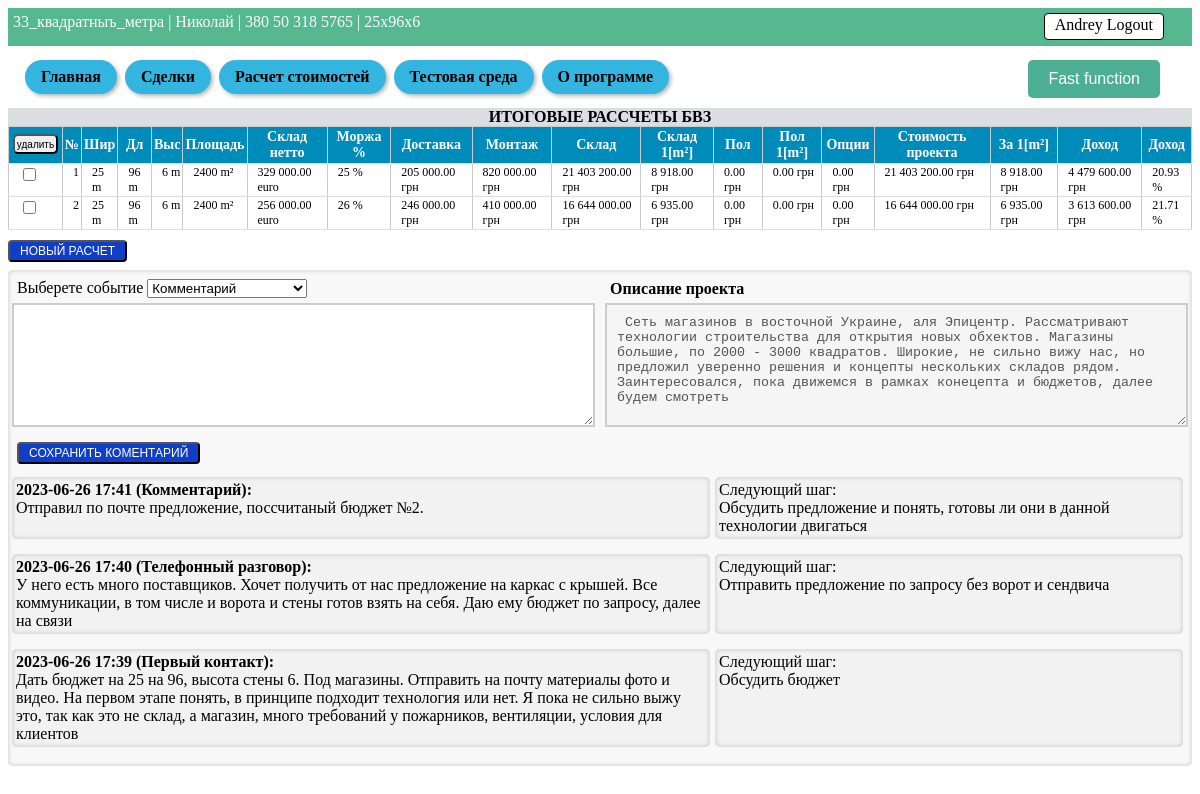
Page /lead/33_квадратныъ_метра (signed in) on the committed database.
### tables this page shows
CREATE TABLE lead (id integer PRIMARY KEY AUTOINCREMENT, unique_ID TEXT, company text NOT NULL, name text NOT NULL, phone text NOT NULL, mail text NOT NULL, project text NOT NULL, amount_calc INTEGER DEFAULT (0), job_title text NOT NULL, price text NOT NULL, profit text NOT NULL, user_email TEXT, product TEXT, comments_history TEXT, event TEXT, Layout BLOB, Offers BLOB, description TEXT);

CREATE TABLE users (
id integer PRIMARY KEY AUTOINCREMENT,
name text NOT NULL,
email text NOT NULL,
psw text NOT NULL
);

CREATE TABLE my_warehouse (id integer PRIMARY KEY AUTOINCREMENT, lead_ID INTEGER, unique_ID TEXT, user_email TEXT, client TEXT, project TEXT DEFAULT (False), selected TEXT, width INTEGER DEFAULT (False), length INTEGER DEFAULT (False), height INTEGER DEFAULT (False), area INTEGER DEFAULT (False), volume INTEGER DEFAULT (False), product TEXT, temperature TEXT DEFAULT (False), price_warehouse INTEGER DEFAULT (False), price_VAT INTEGER DEFAULT (0), price_customs INTEGER DEFAULT (0), price_delivery INTEGER DEFAULT (False), price_building INTEGER DEFAULT (False), price_foundation INTEGER DEFAULT (0), price_light INTEGER DEFAULT (0), price_rack INTEGER DEFAULT (0), price_cubic_meters REAL DEFAULT (0), price_square_meters REAL DEFAULT (0), price_project INTEGER DEFAULT (0), percent_w INTEGER, percent_f INTEGER, percent_o INTEGER, cost_price INTEGER DEFAULT (False), price_selling_EU INTEGER DEFAULT (False), price_selling_UA INTEGER DEFAULT (0), profit_EU INTEGER DEFAULT (0), profit_UA INTEGER DEFAULT (0), exchange_rates_from INTEGER, exchange_rates_TO INTEGER, cost_square_meters_EU INTEGER DEFAULT (0), cost_cubic_meters_EU INTEGER DEFAULT (0), cost_square_meters_UA INTEGER DEFAULT (0), cost_cubic_meters_UA INTEGER DEFAULT (0), profit_percent INTEGER DEFAULT (0), dimension_found TEXT, area_found INTEGER DEFAULT (0), price_sq_met_found INTEGER DEFAULT (0), cost_foundation INTEGER DEFAULT (0), cost_option INTEGER DEFAULT (0), cost_sq_met_found INTEGER DEFAULT (0), final_price_UA INTEGER DEFAULT (0), final_profit_UA INTEGER DEFAULT (0), final_profit_percent INTEGER DEFAULT (0), final_cost_sq_m_pr INTEGER, comments TEXT DEFAULT no_comments, S_panel TEXT, H_skate INTEGER);

### Saleshelp.py (the view, shortened to what this page needs)
@app.route("/lead/<alias>", methods=["POST", "GET"])
def show_info_lead(alias):
    dbase = FDataBase(get_db())
    current_lead = dbase.get_lead(alias, current_user.get_user_email())
    project_folder = os.path.join('Project_OFFERS', current_lead['company'])
    description = current_lead['description']
    try:
        files_layout = os.listdir(project_folder + '/Layout')
    except FileNotFoundError:
        files_layout = []
    try:
        files_offer = os.listdir(project_folder + '/Offers')
    except FileNotFoundError:
        files_offer = []
    if current_lead['comments_history']:
        history_comments = current_lead['comments_history'].split(' $END_COMMENTS$ \n')
        history_event = current_lead['event'].split(' $END_EVENT$ \n')
    else:
        history_comments = []
        history_event = []
    if not current_lead:
        abort(404)
    print(dict(request.form))
    title_table_calc_BVZ, value_table_calc_BVZ = view_table_warehouse(dbase, current_user, current_lead,
                                                                      'show_info_lead')
    value_table_calc_BVZ = [list(record.values()) for record in value_table_calc_BVZ]
    history_comments.reverse()
    history_event.reverse()
    history_lead = list(zip(history_comments, history_event))
    return render_template('lead.html', menu=menu, title=current_lead['company'], current_lead=current_lead,
                           title_table_calc_BVZ=title_table_calc_BVZ,
                           value_table_calc_BVZ=value_table_calc_BVZ,
                           history_lead=history_lead,
                           files_layout=files_layout,
                           files_offer=files_offer,
                           description=description,
                           )

### Saleshelp.py (called while the page is built)
def connect_db():
    conn = sqlite3.connect(app.config['DATABASE'])
    conn.row_factory = sqlite3.Row
    return conn

def get_db():
    if not hasattr(g, 'link_db'):
        g.link_db = connect_db()
    return g.link_db

@login_manager.user_loader
def load_user(user_id):
    dbase = FDataBase(get_db())
    return UserLogin().fromDB(user_id, dbase)

### Utils/FDataBase.py (called while the page is built)
    def get_info_records(self, name_tabl, user_email, *args):
        query = ''
        if len(args) > 0:
            for column, value in args:
                query += f" AND {column} = '{value}' AND "
            query = query.rstrip(' AND')
        sql = f"SELECT * FROM {name_tabl} WHERE user_email = '{user_email}'{query}"
        try:
            self.__cur.execute(sql)
            res = self.__cur.fetchall()
            if res:
                return res
        except:
            print("Ошибка чтения из БД")
        return []

    def get_lead(self, alias, user):
        try:
            self.__cur.execute(f"SELECT * FROM lead WHERE company = '{alias}' AND user_email = '{user}'")
            res = self.__cur.fetchone()
            if res:
                return res
        except sqlite3.Error as e:
            print("Ошибка получения лида из БД " + str(e))
        return False, False

    def get_user(self, user_id):
        try:
            self.__cur.execute(f"SELECT * FROM users WHERE id = {user_id} LIMIT 1")
            res = self.__cur.fetchone()
            if not res:
                print("Пользователь не найден")
                return False
            return res
        except sqlite3.Error as e:
            print("Ошибка получения данных из БД " + str(e))
        return False

    def check_records(self, name_table):
        try:
            check = self.__cur.execute(f"SELECT EXISTS(SELECT 1 FROM {name_table} LIMIT 1);")
            check = check.fetchone()[0]
            return check
        except sqlite3.Error as e:
            print("Ошибка проверки записей в таблице " + str(e))
            return False

### Utils/UserLogin.py (called while the page is built)
    def fromDB(self, user_id, db):
        self.__user = db.get_user(user_id)
        return self

    def get_user_name(self):
        return str(self.__user['name'])

    def get_user_email(self):
        return str(self.__user['email'])

### Utils/View_final_calculation.py (called while the page is built)
def format_price(price):
    return '{:,.2f}'.format(price).replace(',', " ")

### templates/lead.html (shortened to what this page needs)
{% extends 'base.html' %}
{% block information %}
{{ current_lead.company }} | {{ current_lead.name }} | {{ current_lead.phone }} | {{ current_lead.project }}
<a href="{{url_for('logout')}}" class="button-logout">{{ current_user.get_user_name() }} Logout </a>
{% endblock %}
{% block content %}
{% block view_calculations %}
<form action="{{url_for('show_info_lead', alias=current_lead.company)}}" method="POST">
    <table id="my-table">
        <b class="title-final-cost">ИТОГОВЫЕ РАССЧЕТЫ БВЗ</b>
        <tr>
            <th class="button-delete-lead-th">
                <input type="submit" name="button-delete-calc" value="удалить" class="button-delete-lead">
            </th>
            <th>№</th>
            {% for t in title_table_calc_BVZ %}
            <th>{{ t.title }}</th>
            {% endfor %}
        </tr>
        <tbody class="table-result">
            {% for record in value_table_calc_BVZ %}
            <tr>
                <td><input type="checkbox" name="check-lead" id="check-lead" value="{{ record[0] }}"></td>
                <td>{{ value_table_calc_BVZ.index(record)+1 }}</td>
                {% for cell in record[2:-1:] %}
                <td>
                    <a href="{{ url_for('calculation_product', alias='BVZ', calc_ID=record[0]) }}"
                        title="{{ record[-1] }}">
                        {{ cell }}
                    </a>
                </td>
                {% endfor %}
            </tr>
            {% endfor %}
        </tbody>
    </table>
</form>
<form action="{{ url_for('pricing') }}" method="POST">
    <button name="button-add-calculation" class="button-accept" value="{{current_lead['id']}}"> Новый расчет </button>
</form>
<div class="lead-communication">
    <form action="{{ url_for('show_info_lead', alias=current_lead.company) }}" method="post"
        enctype="multipart/form-data">
        <div class="title-comments-description">
            <div class="setting-lead-comments">
                <label for="event-comments">Выберете событие</label>
                <select name="event-comments" id="event-comments">
                    <option value="Комментарий">Комментарий</option>
                </select>
            </div>
            <div>
                <label for="description"><h4>Описание проекта</h4></label>
            </div>
        </div>
        <div class="comment-save_file">
            <textarea name="comment-for-lead" id="comment-for-lead"></textarea>
            <textarea name="description" id="description" placeholder="Введите описание проекта"
            {% if description %} disabled {% endif %}>{% if description %} {{description}} {% endif %}</textarea>
        </div>
        <div class="title-comments-description">
            <div class="setting-lead-comments">
                <button type="button" name="button-accept-to-event" class="button-accept" value="button-accept-to-event"
                    onclick="openModalCalc()">
                    Сохранить коментарий
                </button>
            </div>
        </div>
    </form>
    <div class="communication-history">
        {% for history in history_lead %}
        <div class="history-list">
            <div class="current-lead-comment">
                <output>{{ history[0]|replace('\n', '<br>')|safe }}</output>
            </div>
            <div class="current-lead-event">
                Следующий шаг:
                <br>
                <output>{{ history[1] }}</output>
            </div>
        </div>
        {%endfor%}
    </div>
</div>
{% endblock view_calculations %}
{% endblock %}

### static/css/style.css (style rules this page uses)
table { width: 90%; border-collapse: collapse; margin-bottom: 10px; }
th { background-color: #a7a1a1; font-weight: bold; }
td, th { padding: 5px; text-align: center; border: 1px solid #ccc; }
.button-logout { float: right; margin-right: 23px; }
.button-logout { padding-bottom: 5px; padding-top: 2px; padding-left: 10px; padding-right: 10px; background-color: #fff; color: #000; text-decoration: none; border: 1px solid #000; border-radius: 4px; }
.button-delete-lead-th { padding: 0px; width: 20px; white-space: nowrap; }
.button-delete-lead { width: 45px; height: 20px; border-radius: 1px; font-size: 10px; padding: 0; border-radius: 5px; margin-bottom: 2px; margin-left: 2px; margin-right: 2px; }
#my-table { border-collapse: collapse; width: 100%; }
#my-table th { background-color: #008CBA; color: white; font-weight: bold; padding: 2px; border-bottom: 1px solid #ddd; font-size: 14px; }
#my-table td { border-bottom: 1px solid #ddd; padding: 1px; padding-left: 10px; text-align: left; font-size: 12px; vertical-align: top; background-color: white; }
table td a { text-decoration: none; color: inherit; }
.title-final-cost { display: block; text-align: center; background-color: #dbdee1; }
.button-accept { display: inline-block; padding: 2px 10px; border-radius: 4px; font-size: 12px; text-decoration: none; text-transform: uppercase; color: #fff; background-color: #113ec7; cursor: pointer; transition: all 0.2s ease; margin-bottom: 8px; }
.setting-lead-comments { margin: 5px; width: 50%; }
.lead-communication { padding: 4px; background-color: #f8f8f8; border-radius: 5px; box-shadow: inset 0 0 5px rgba(0, 0, 0, 0.2); }
#comment-for-lead { display: block; width: 50%; height: 100px; padding: 10px; border: 2px solid #ccc; resize: vertical; margin-bottom: 10px; margin-right: 10px; }
#description { display: block; width: 50%; height: 100px; padding: 10px; border: 2px solid #ccc; resize: vertical; margin-bottom: 10px; }
.current-lead-comment { width: 60%; padding: 4px; background-color: #f2f2f2; border-radius: 5px; box-shadow: inset 0 0 5px rgba(0, 0, 0, 0.2); margin-right: 5px; margin-bottom: 15px; }
.current-lead-event { width: 40%; padding: 4px; background-color: #f2f2f2; border-radius: 5px; box-shadow: inset 0 0 5px rgba(0, 0, 0, 0.2); margin-right: 5px; margin-bottom: 15px; }
.communication-history { max-height: 500px; overflow-y: auto; }
.comment-save_file { display: flex; flex-wrap: nowrap; }
.history-list { display: flex; }
.title-comments-description { display: flex; flex-direction: row; flex-wrap: nowrap; align-items: center; }
.title-comments-description div h4 { margin: 0; }

### rows in the picture
lead: company "33_квадратныъ_метра", name "Николай", phone "380 50 318 5765", project "25х96х6", description "Сеть магазинов в восточной Украине, аля Эпицентр. Рассматривают технологии строительства для открытия новых обхектов. Магазины большие, по 2000 - 3000 квадратов. Широкие, не сильно вижу нас, но предложил уверенно решения и концепты нескольких складов рядом. Заинтересовался, пока движемся в рамках конецепта и бюджетов, далее будем смотреть"
users: get_user_name "Andrey"
my_warehouse: value_table_calc_BVZ.index(record)+1 "1", cell "25 m" "96 m" "6 m" "2400 m²" "329 000.00 euro" "25 %" "205 000.00 грн" "820 000.00 грн" "21 403 200.00 грн" "8 918.00 грн" "0.00 грн" "0.00 грн" "0.00 грн" "21 403 200.00 грн" "8 918.00 грн" "4 479 600.00 грн" "20.93 %"
my_warehouse: value_table_calc_BVZ "2", cell "25 m" "96 m" "6 m" "2400 m²" "256 000.00 euro" "26 %" "246 000.00 грн" "410 000.00 грн" "16 644 000.00 грн" "6 935.00 грн" "0.00 грн" "0.00 грн" "0.00 грн" "16 644 000.00 грн" "6 935.00 грн" "3 613 600.00 грн" "21.71 %"

### other values in the picture
{{ m.name }} "Главная" "Сделки" "Расчет стоимостей" "Тестовая среда" "О программе"
{{ t.title }} "Шир" "Дл" "Выс" "Площадь" "Склад нетто" "Моржа %" "Доставка" "Монтаж" "Склад" "Склад 1[m²]" "Пол" "Пол 1[m²]" "Опции" "Стоимость проекта" "За 1[m²]" "Доход" "Доход"
{{ history[0]|replace('\n', '<br>')|safe }} "2023-06-26 17:41 (Комментарий): Отправил по почте предложение, поссчитаный бюджет №2."
{{ history[1] }} "Обсудить предложение и понять, готовы ли они в данной технологии двигаться" "Отправить предложение по запросу без ворот и сендвича" "Обсудить бюджет"
